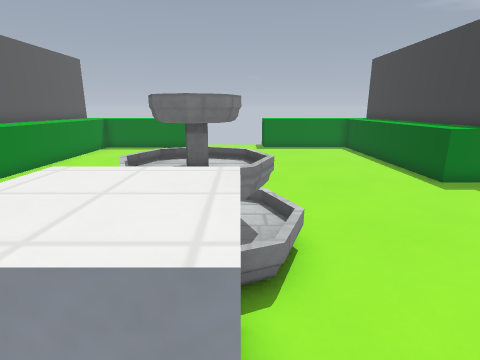
[1] (above)

24 first-person views from a walk through a level from a Godot 3-D game. The camera is 1.3 m above the floor, tilts 14° down and sees 80° across. The floor is counted in squares, 0.5 m on a side. Each view is taken from the middle of a square. On the plan, view 1 faces up. The plan holds only what a view shows up to about 19 squares ahead; the rest is blank. The place goes on beyond the plan. Some surface patterns are stand-ins.

[2]
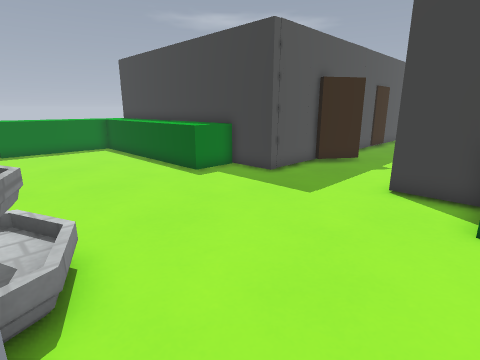

[3]
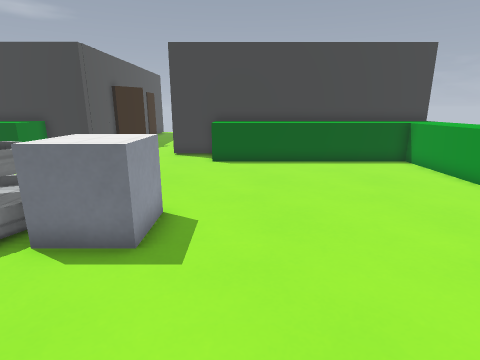

[4]
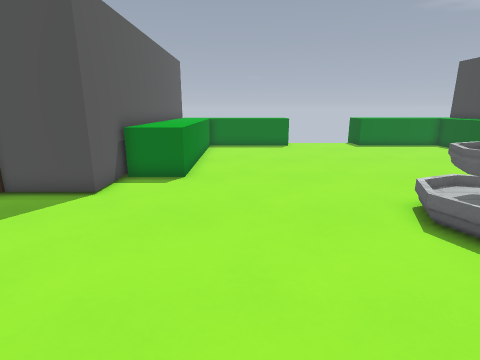

[5]
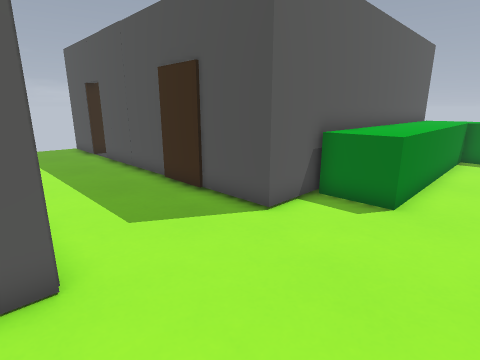

[6]
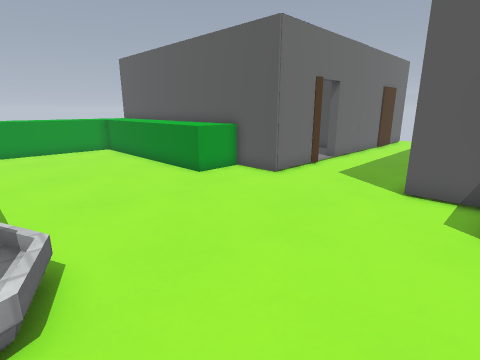

[7]
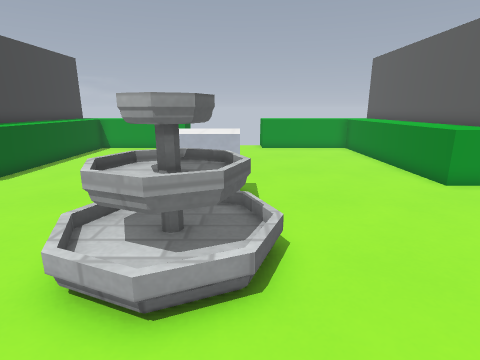

[8]
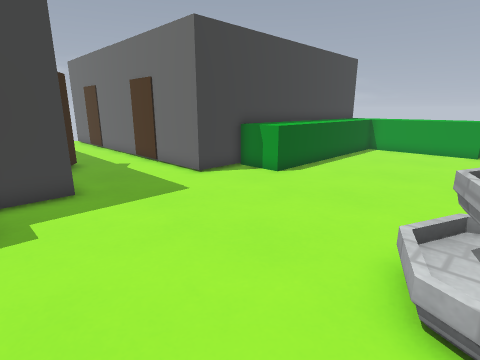

[9]
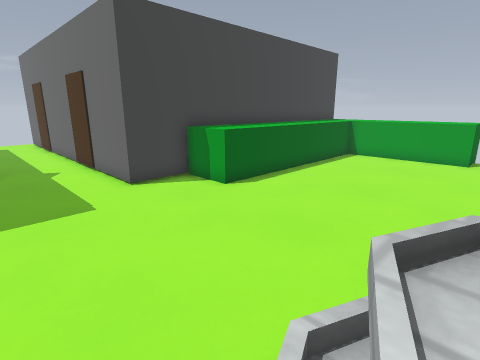

[10]
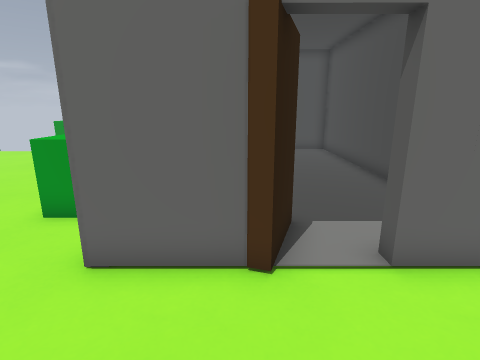

[11]
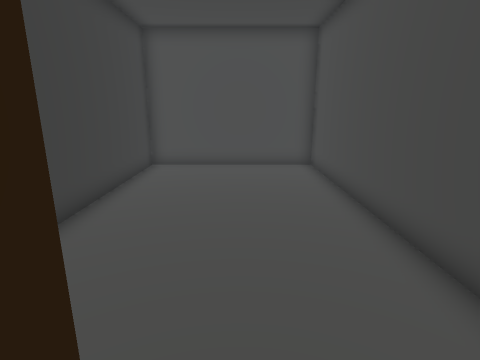

[12]
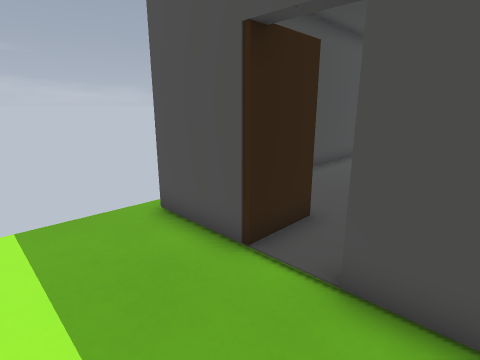

[13]
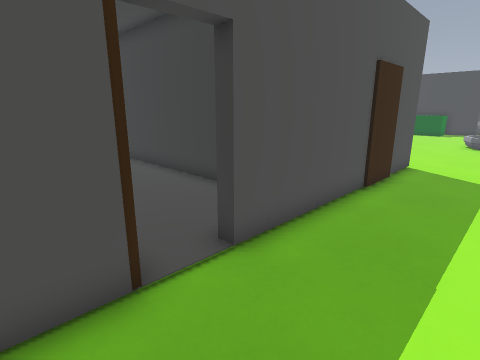

[14]
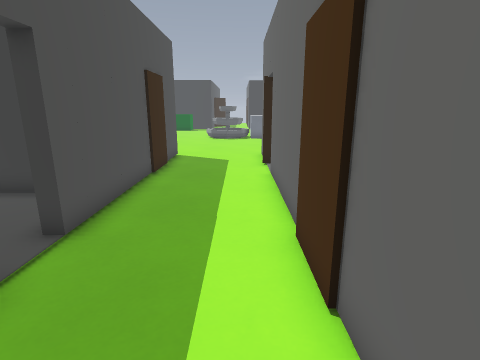

[15]
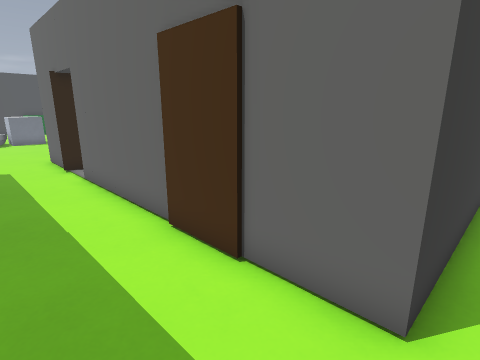

[16]
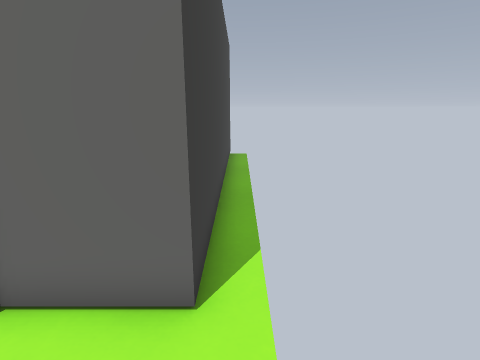

[17]
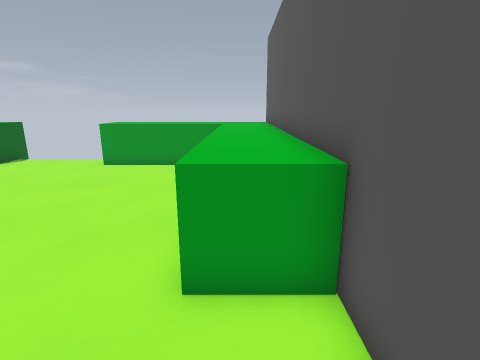

[18]
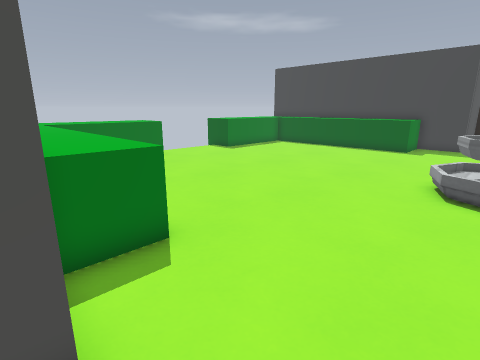

[19]
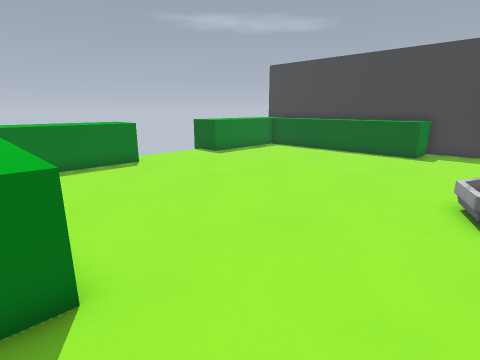

[20]
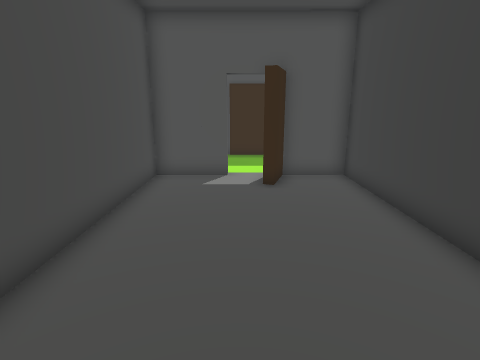

[21]
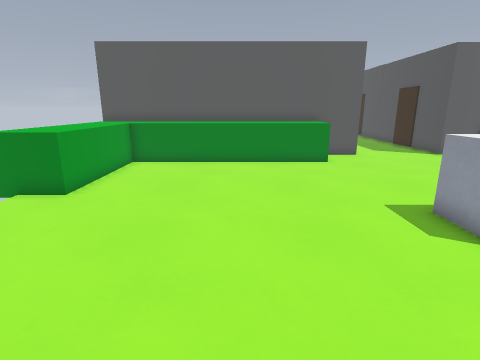

[22]
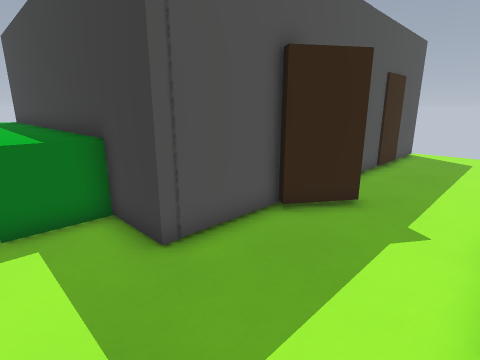

[23]
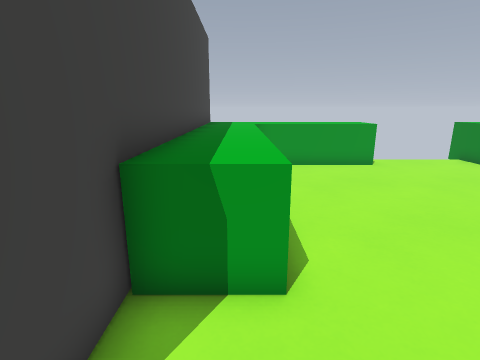

[24]
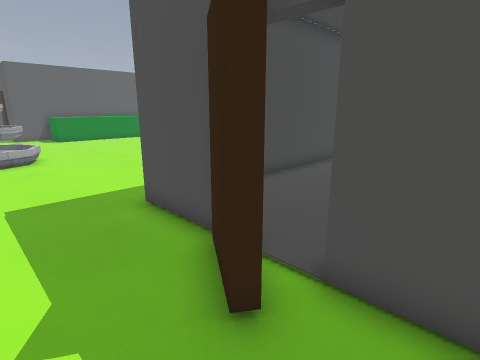

### Floor plan
Key: @ floor where view 1 was taken; # wall or solid block; x gap in a wall; . main floor; : floor 0.25 m higher than the main floor; / step, stairs or slope; ^ raised ledge; F fountain; O other object.
Columns run from 28 left of view 1 to 20 right of it. Each row starts with its distance up from view 1.
 16  #      #       #^^^...............^^^#
 15  #.    .#       #^^^...............^^^#.
 14   ..  ..#       #^^^...............^^^#..
 13   ..  ..#       #^^^...............^^^#..
 12   ......#       #^^^...............^^^#...
 11    .....#       #^^^...............^^^#....
 10     #...#       #^^^................^^# ...
  9     #...#       #.....................#  ...
  8 #####.###########.....................#### x#####
  7 ............  .............O.............##......
  6 ..........................FFF.............#......
  5 ........................./FFFF...................
  4 ..........................:FF....................
  3 .###########.####.........^^^.........###########
  2 .#       ###.#####........^^^.........#
  1 .#       #...#..##........^^^.........#
  0 .#       #......#^^^........@......^^^#
 -1 .#       #......#^^^...............^^^#
 -2 .#       #......#^^^...............^^^#
 -3 .#       #......#^^^...............^^^#
 -4 .#       #......#^^^...............^^^#
 -5 .#       #......#^^^...............^^^#
 -6 .#       #......#^^^...............^^^#
 -7 .#       #......#^^^...............^^^#
 -8 .#       #......#^^^...............^^^#
 -9 .#       #......#^^^...............^^^#
-10 .#       #......#^^^^^^^^.....^^^^^^^^#
-11  #       ########^^^^^^^^     ^^^^^^^^#

Positions as (right, up) in squares from view 1, and headings:
1: (0, 0), facing up
2: (0, 0), facing up-right
3: (-7, -1), facing right
4: (-7, -1), facing up
5: (-7, 2), facing up-left
6: (-2, 10), facing down-left
7: (-2, 10), facing down
8: (0, 10), facing down-right
9: (0, 7), facing down-right
10: (-14, 7), facing down
11: (-16, 2), facing down
12: (-21, 4), facing up-left
13: (-26, 4), facing up-right
14: (-28, 4), facing right
15: (-28, 6), facing down-right
16: (-28, 6), facing down
17: (-10, 4), facing down
18: (-12, 5), facing up-right
19: (-10, 6), facing up-right
20: (-16, -9), facing up
21: (5, -4), facing left
22: (7, 3), facing up-right
23: (8, 4), facing down
24: (17, 4), facing up-left
